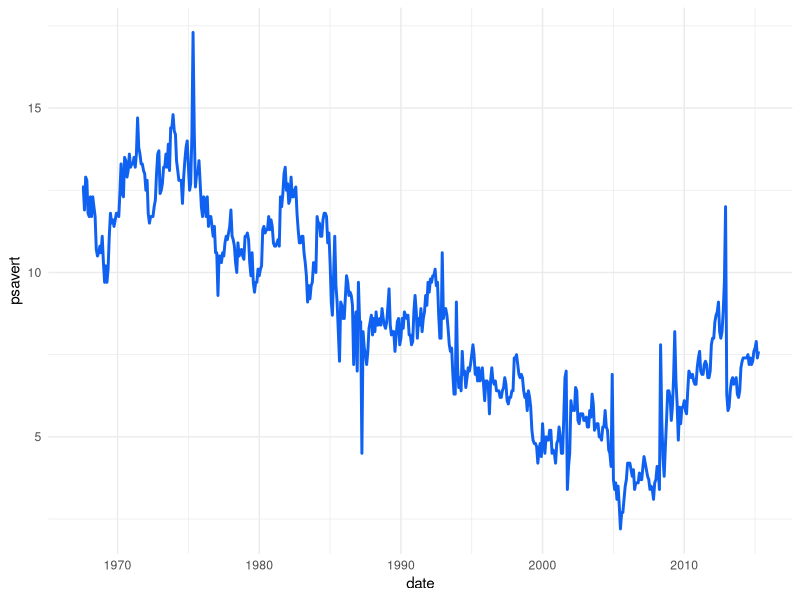
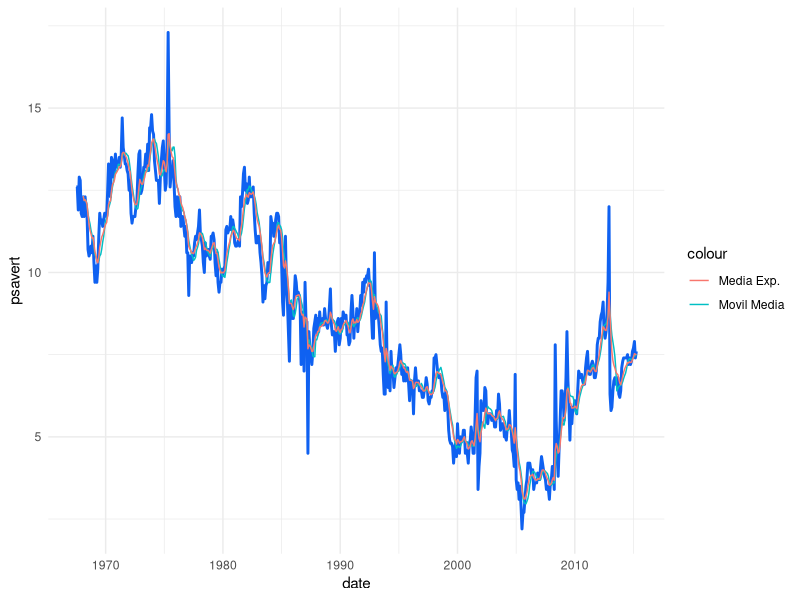

These figures' R source, in order:
# MEDIA MOVIL Y EXPONENCIAL

# Media movil 

# Para calcular la media movil vamos a generar primero un vector vacio, 
# al cual lo vamos a ir llenando a partir de secciones de la serie que le ingresemos
# y las cuales vamos a tomar  apartir del valor n que requerirá mediante un ciclo for.

MM <- function(serie, n){
    Movil <- c()
    Movil[1:(n-1)] <- NA
    
    for (i in n:length(serie)){
      Movil[i] <- mean(serie[(i-n+1):i])
    }
    return(Movil)
}

# Exponencial

# Para la exponencial vamos a generarla al igual que la anterior. Una vez definidda la ventana, 
# vamos a obtener el pomedio de la serie ingresada desde 1 hasta n, y vamos a calcular el 
# valor de beta = 2/(n+1), despues vamos a irterar el vector exp co un ciclo for
# y vamos a aplicar la formula de la media exp a partir de valor de beta definido

ME <- function(serie, n){
  Exp <- c()
  Exp[1:(n-1)] <- NA
  Exp[n] <- mean(serie[1:n])
  beta <- 2/(n+1)
  
  for (i in (n+1):length(serie)){
    Exp[i] <- beta * serie[i] + (1-beta) * Exp[i-1]
  }
  return(Exp)
}


# Exportación de los datos

library (ggplot2)
theme_set(theme_minimal())
# dentro de ggplot
head(economics)

p <- ggplot(economics, aes(x=date, y=psavert))+
  geom_line(color='#0F61F1', size=1)
p

movil <- MM(economics$psavert, n=8)
expo <- ME(economics$psavert, n=8)

p + geom_line(aes(x=date, y=movil, color='Movil Media')) + 
  geom_line(aes(x=date, y=expo, color = 'Media Exp.'))

# COMENTARIOS
# Como puede verse con valore de n iguales, mabas medias generan resultados bastantes similares
# y en ambos casos, se suaviza de forma general y correcta, sin cambios drasticos el comportamiento 
# temporal de los datos.

